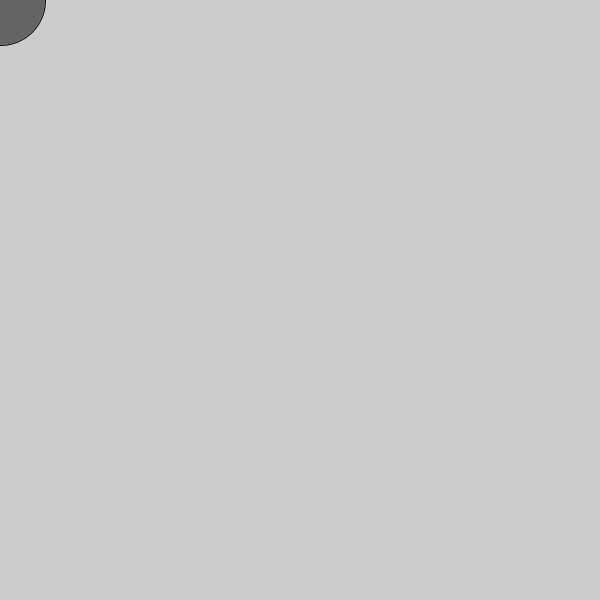
Frame 1 (no input)
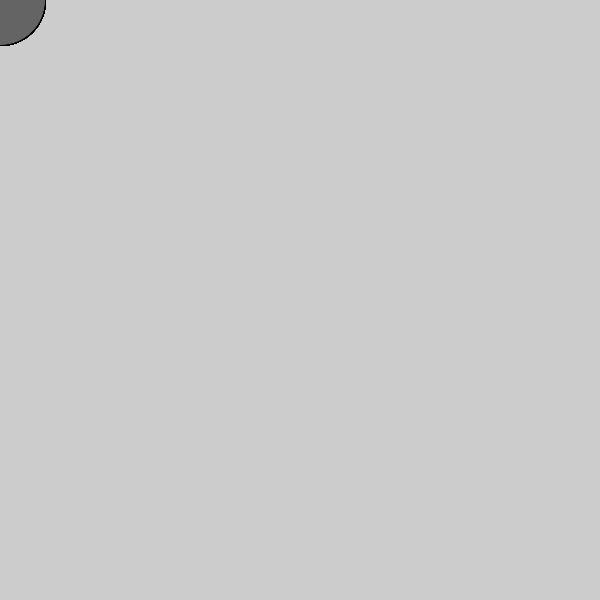
Frame 60 (the mouse pressed at the canvas centre just before this capture)
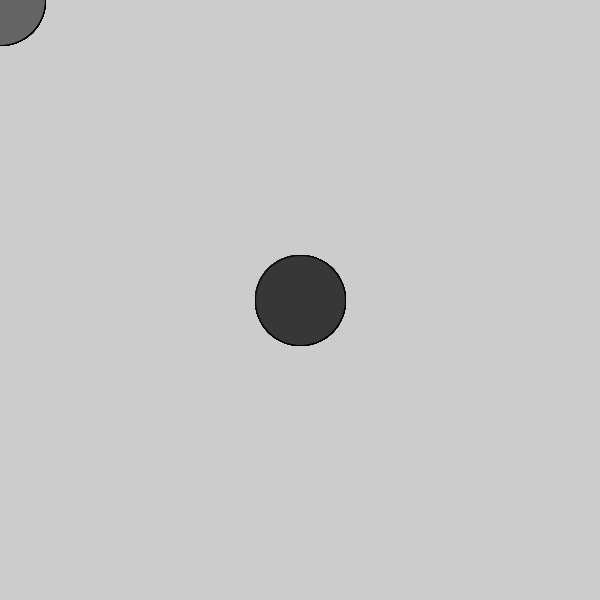
Frame 120 (the mouse held since frame 60 and released just before this capture)

The Processing sketch that drew these frames (run headless with seeded random() and noise(); from frame 60 on, the mouse is pressed at the canvas centre):

// Processing sketch: processing_47758
// ── processing_47758.pde

   void setup(){
  size(600,600);
  smooth(10);
  }
  void draw(){
  if (mousePressed){
  fill(55);
  }else{
  fill(100);
  }
  ellipse(mouseX,mouseY,90,90);
  
  }
